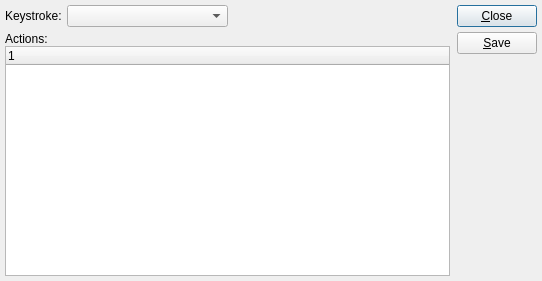
<?xml version="1.0" encoding="UTF-8"?>
<ui version="4.0">
 <comment>This file is part of the xTuple ERP: PostBooks Edition, a free and
open source Enterprise Resource Planning software suite,
Copyright (c) 1999-2019 by OpenMFG LLC, d/b/a xTuple.
It is licensed to you under the Common Public Attribution License
version 1.0, the full text of which (including xTuple-specific Exhibits)
is available at www.xtuple.com/CPAL.  By using this software, you agree
to be bound by its terms.</comment>
 <class>hotkey</class>
 <widget class="QDialog" name="hotkey">
  <property name="geometry">
   <rect>
    <x>0</x>
    <y>0</y>
    <width>542</width>
    <height>281</height>
   </rect>
  </property>
  <property name="windowTitle">
   <string>Hot Key</string>
  </property>
  <layout class="QHBoxLayout">
   <property name="spacing">
    <number>7</number>
   </property>
   <property name="margin">
    <number>5</number>
   </property>
   <item>
    <layout class="QVBoxLayout">
     <property name="spacing">
      <number>5</number>
     </property>
     <property name="margin">
      <number>0</number>
     </property>
     <item>
      <layout class="QHBoxLayout">
       <property name="spacing">
        <number>0</number>
       </property>
       <property name="margin">
        <number>0</number>
       </property>
       <item>
        <layout class="QHBoxLayout">
         <property name="spacing">
          <number>5</number>
         </property>
         <property name="margin">
          <number>0</number>
         </property>
         <item>
          <widget class="QLabel" name="_keystrokeLit">
           <property name="text">
            <string>Keystroke:</string>
           </property>
           <property name="alignment">
            <set>Qt::AlignVCenter</set>
           </property>
          </widget>
         </item>
         <item>
          <widget class="XComboBox" name="_hotkey">
           <property name="sizePolicy">
            <sizepolicy hsizetype="Expanding" vsizetype="Fixed">
             <horstretch>0</horstretch>
             <verstretch>0</verstretch>
            </sizepolicy>
           </property>
          </widget>
         </item>
        </layout>
       </item>
       <item>
        <spacer name="spacer127">
         <property name="orientation">
          <enum>Qt::Horizontal</enum>
         </property>
         <property name="sizeType">
          <enum>QSizePolicy::Expanding</enum>
         </property>
         <property name="sizeHint" stdset="0">
          <size>
           <width>193</width>
           <height>16</height>
          </size>
         </property>
        </spacer>
       </item>
      </layout>
     </item>
     <item>
      <layout class="QVBoxLayout">
       <property name="spacing">
        <number>0</number>
       </property>
       <property name="margin">
        <number>0</number>
       </property>
       <item>
        <widget class="QLabel" name="_actionsLit">
         <property name="text">
          <string>Actions:</string>
         </property>
        </widget>
       </item>
       <item>
        <widget class="XTreeWidget" name="_action"/>
       </item>
      </layout>
     </item>
    </layout>
   </item>
   <item>
    <layout class="QVBoxLayout">
     <property name="spacing">
      <number>0</number>
     </property>
     <property name="margin">
      <number>0</number>
     </property>
     <item>
      <layout class="QVBoxLayout">
       <property name="spacing">
        <number>5</number>
       </property>
       <property name="margin">
        <number>0</number>
       </property>
       <item>
        <widget class="QPushButton" name="_close">
         <property name="text">
          <string>&amp;Close</string>
         </property>
        </widget>
       </item>
       <item>
        <widget class="QPushButton" name="_save">
         <property name="text">
          <string>&amp;Save</string>
         </property>
        </widget>
       </item>
      </layout>
     </item>
     <item>
      <spacer name="spacer1">
       <property name="orientation">
        <enum>Qt::Vertical</enum>
       </property>
       <property name="sizeType">
        <enum>QSizePolicy::Expanding</enum>
       </property>
       <property name="sizeHint" stdset="0">
        <size>
         <width>10</width>
         <height>41</height>
        </size>
       </property>
      </spacer>
     </item>
    </layout>
   </item>
  </layout>
 </widget>
 <layoutdefault spacing="6" margin="11"/>
 <customwidgets>
  <customwidget>
   <class>XComboBox</class>
   <extends>QComboBox</extends>
   <header>xcombobox.h</header>
  </customwidget>
  <customwidget>
   <class>XTreeWidget</class>
   <extends>QTreeWidget</extends>
   <header>xtreewidget.h</header>
   <container>1</container>
  </customwidget>
 </customwidgets>
 <tabstops>
  <tabstop>_hotkey</tabstop>
  <tabstop>_action</tabstop>
  <tabstop>_save</tabstop>
  <tabstop>_close</tabstop>
 </tabstops>
 <includes>
  <include location="global">parameter.h</include>
 </includes>
 <resources/>
 <connections>
  <connection>
   <sender>_close</sender>
   <signal>clicked()</signal>
   <receiver>hotkey</receiver>
   <slot>reject()</slot>
   <hints>
    <hint type="sourcelabel">
     <x>20</x>
     <y>20</y>
    </hint>
    <hint type="destinationlabel">
     <x>20</x>
     <y>20</y>
    </hint>
   </hints>
  </connection>
 </connections>
</ui>
